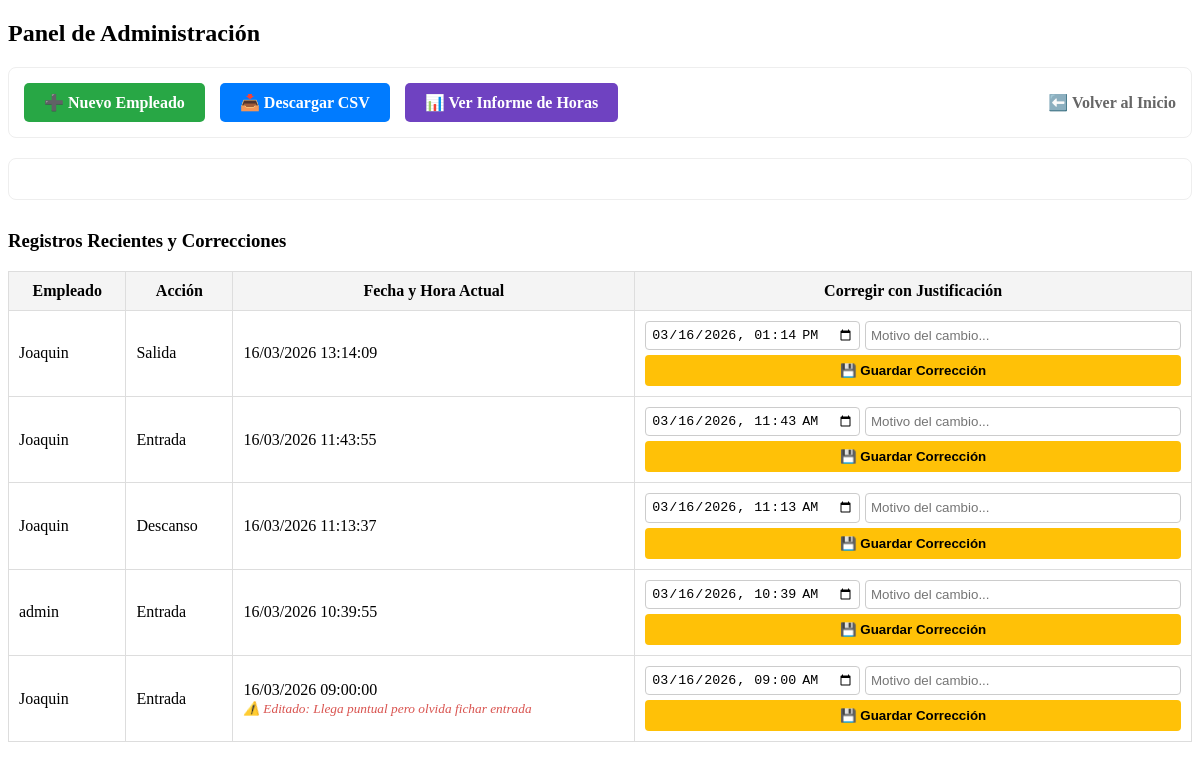
Page /admin/panel (signed in) on the committed database.
### models.py (models this page shows)
class Fichaje(db.Model):
    id = db.Column(db.Integer, primary_key=True)
    usuario_id = db.Column(db.Integer, db.ForeignKey('usuario.id'))
    tipo = db.Column(db.String(20))
    timestamp = db.Column(db.DateTime)
    ip_origen = db.Column(db.String(45))
    editado_por_admin = db.Column(db.Boolean, default=False)
    motivo_edicion = db.Column(db.String(255), nullable=True)
    usuario = db.relationship('Usuario', backref=db.backref('fichajes', lazy=True))

class Usuario(db.Model):
    id = db.Column(db.Integer, primary_key=True)
    nombre = db.Column(db.String(100), nullable=False)
    password = db.Column(db.String(80), nullable=False, default="1234")
    rol = db.Column(db.String(20), default='empleado')

### app.py (the view)
@app.route('/admin/panel')
def admin_panel():
    user_id = session.get('user_id')
    user = db.session.get(Usuario, user_id)
    if not user or user.rol != 'admin':
        return redirect(url_for('index'))
    todos_los_fichajes = Fichaje.query.order_by(Fichaje.timestamp.desc()).all()
    return render_template('admin.html', entries=todos_los_fichajes)

### templates/admin.html (shortened to what this page needs)
{% extends "base.html" %}
{% block content %}
    <link href="https://cdn.jsdelivr.net/npm/fullcalendar@5.11.3/main.min.css" rel="stylesheet">
    <h2>Panel de Administración</h2>
    <div style="background: white; padding: 15px; border-radius: 8px; border: 1px solid #eee; margin-bottom: 20px; display: flex; align-items: center; gap: 15px;">
        <a href="/admin/nuevo_empleado" style="background-color: #28a745; color: white; text-decoration: none; padding: 10px 20px; border-radius: 5px; font-weight: bold;">
            ➕ Nuevo Empleado
        </a>
        <a href="/admin/exportar" style="background-color: #007bff; color: white; text-decoration: none; padding: 10px 20px; border-radius: 5px; font-weight: bold;">
            📥 Descargar CSV
        </a>
        <a href="/admin/informe" style="background-color: #6f42c1; color: white; text-decoration: none; padding: 10px 20px; border-radius: 5px; font-weight: bold;">
            📊 Ver Informe de Horas
        </a>
        <a href="/" style="margin-left: auto; text-decoration: none; color: #666; font-weight: bold;">
            ⬅️ Volver al Inicio
        </a>
    </div>
    <div style="background: white; padding: 20px; border-radius: 8px; border: 1px solid #eee; margin-bottom: 30px;">
    </div>
    <h3>Registros Recientes y Correcciones</h3>
    <table style="width: 100%; border-collapse: collapse; background: white;">
        <thead>
            <tr style="background: #f4f4f4;">
                <th style="padding: 10px; border: 1px solid #ddd;">Empleado</th>
                <th style="padding: 10px; border: 1px solid #ddd;">Acción</th>
                <th style="padding: 10px; border: 1px solid #ddd;">Fecha y Hora Actual</th>
                <th style="padding: 10px; border: 1px solid #ddd;">Corregir con Justificación</th>
            </tr>
        </thead>
        <tbody>
            {% for entry in entries %}
            <tr>
                <td style="padding: 10px; border: 1px solid #ddd;">{{ entry.usuario.nombre }}</td>
                <td style="padding: 10px; border: 1px solid #ddd;">{{ entry.tipo | capitalize }}</td>
                <td style="padding: 10px; border: 1px solid #ddd;">
                    {{ entry.timestamp.strftime('%d/%m/%Y %H:%M:%S') }}
                    {% if entry.editado_por_admin %}
                        <br><small style="color: #d9534f; font-style: italic;">⚠️ Editado: {{ entry.motivo_edicion }}</small>
                    {% endif %}
                </td>
                <td style="padding: 10px; border: 1px solid #ddd;">
                    <form action="/admin/corregir_fichaje" method="POST" style="display: flex; flex-direction: column; gap: 5px;">
                        <div style="display: flex; gap: 5px;">
                            <input type="datetime-local" name="nueva_fecha_hora"
                                   value="{{ entry.timestamp.strftime('%Y-%m-%dT%H:%M') }}"
                                   style="padding: 5px; border: 1px solid #ccc; border-radius: 4px; flex: 1;" required>
                            <input type="text" name="motivo" placeholder="Motivo del cambio..."
                                   style="padding: 5px; border: 1px solid #ccc; border-radius: 4px; flex: 1.5;" required>
                        </div>
                        <button type="submit" style="background-color: #ffc107; border: none; padding: 8px; border-radius: 4px; cursor: pointer; font-weight: bold;">
                            💾 Guardar Corrección
                        </button>
                    </form>
                </td>
            </tr>
            {% endfor %}
        </tbody>
    </table>
{% endblock %}

### templates/base.html (shortened to what this page needs)
<!DOCTYPE html>
<html lang="es">
<head>
</head>
<body>
    <div class="card">
        {% block content %}{% endblock %}
    </div>
</body>
</html>

### rows in the picture
Fichaje: usuario.nombre "Joaquin", tipo "Salida", timestamp "16/03/2026 13:14:09", nueva_fecha_hora "03/16/2026 13:14"
Fichaje: usuario.nombre "Joaquin", tipo "Entrada", timestamp "16/03/2026 11:43:55", nueva_fecha_hora "03/16/2026 11:43"
Fichaje: usuario.nombre "Joaquin", tipo "Descanso", timestamp "16/03/2026 11:13:37", nueva_fecha_hora "03/16/2026 11:13"
Fichaje: usuario.nombre "admin", tipo "Entrada", timestamp "16/03/2026 10:39:55", nueva_fecha_hora "03/16/2026 10:39"
Fichaje: usuario.nombre "Joaquin", tipo "Entrada", timestamp "16/03/2026 09:00:00", motivo_edicion "Llega puntual pero olvida fichar entrada", nueva_fecha_hora "03/16/2026 09:00"
